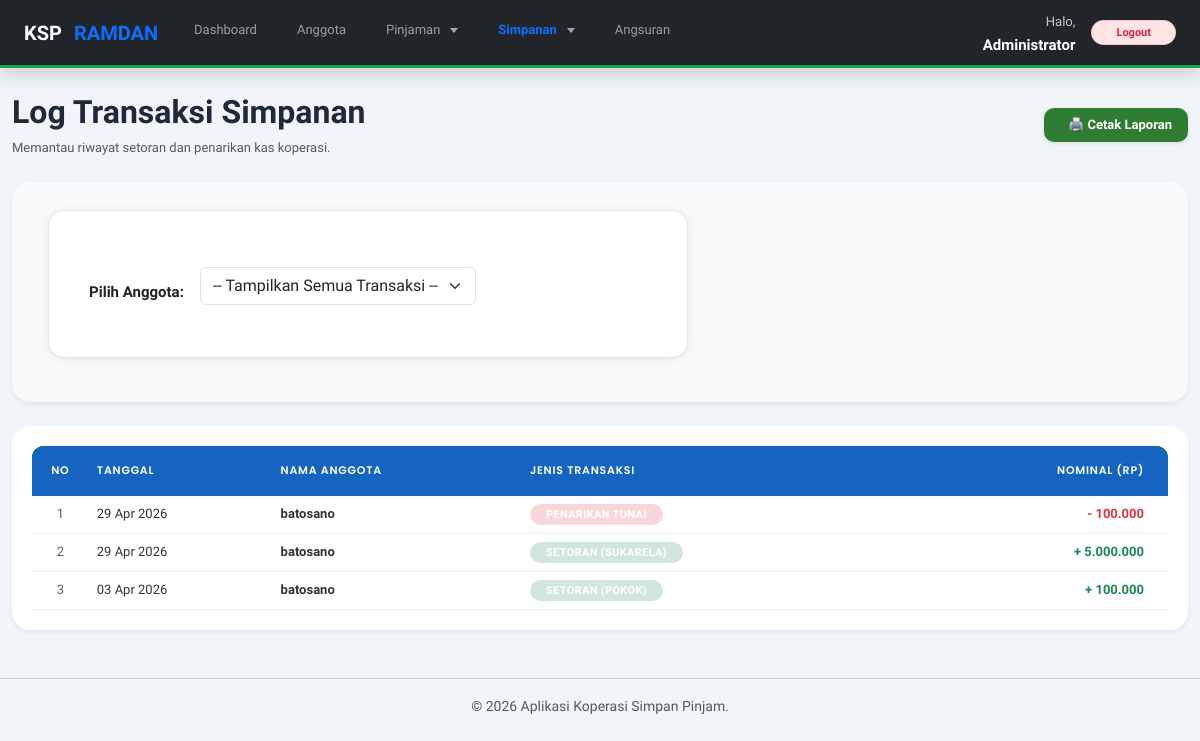
The page /riwayat_simpanan.php (signed in) on the database its author committed.
### tables this page shows
CREATE TABLE `tb_simpanan_ramdan` (
  `id_simpanan` int(11) NOT NULL,
  `id_anggota` int(11) NOT NULL,
  `jenis_simpanan` enum('Pokok','Wajib','Sukarela') NOT NULL,
  `jumlah` decimal(15,2) NOT NULL,
  `tanggal` date NOT NULL
);

CREATE TABLE `tb_anggota_ramdan` (
  `id_anggota` int(11) NOT NULL,
  `nama` varchar(100) NOT NULL,
  `alamat` text DEFAULT NULL,
  `no_hp` varchar(20) DEFAULT NULL,
  `tanggal_daftar` date NOT NULL
);

### riwayat_simpanan.php (the view, shortened to what this page needs)
<?php
include 'koneksi.php';
include 'header.php';
$role_user = $_SESSION['role'];
if ($role_user == 'Anggota') {
    $id_user_session = $_SESSION['id_user'];
    $q_cari_id = mysqli_query($koneksi, "SELECT id_anggota FROM tb_user_ramdan WHERE id_user = '$id_user_session'");
    $d_user = mysqli_fetch_assoc($q_cari_id);
    $id_anggota_filter = isset($d_user['id_anggota']) ? $d_user['id_anggota'] : '';
} else {
    $id_anggota_filter = isset($_GET['id_anggota']) ? mysqli_real_escape_string($koneksi, $_GET['id_anggota']) : '';
}
?>
<div class="content">
    <div class="d-flex justify-content-between align-items-center mb-4">
        <div>
            <h2 class="mb-1">Log Transaksi Simpanan</h2>
            <p class="text-muted small mb-0">Memantau riwayat setoran dan penarikan kas koperasi.</p>
        </div>
        <a href="cetak_simpanan.php<?php echo $id_anggota_filter ? '?id_anggota='.$id_anggota_filter : ''; ?>" class="btn btn-secondary shadow-sm" target="_blank">
            <i class="bi bi-printer"></i> 🖨️ Cetak Laporan
        </a>
    </div>
    <?php if ($role_user != 'Anggota'): ?>
    <div class="card mb-4 shadow-sm border-0 bg-light">
        <div class="card-body">
            <form method="GET" action="riwayat_simpanan.php" class="row g-3 align-items-center">
                <div class="col-auto">
                    <label class="fw-bold text-dark">Pilih Anggota:</label>
                </div>
                <div class="col-auto">
                    <select name="id_anggota" class="form-select" onchange="this.form.submit()">
                        <option value="">-- Tampilkan Semua Transaksi --</option>
                    </select>
                </div>
            </form>
        </div>
    </div>
    <?php endif; ?>
    <div class="card shadow-sm mb-5 border-0">
        <div class="card-body p-0">
            <div class="table-responsive">
                <table class="table table-hover align-middle mb-0">
                    <thead class="bg-dark text-white">
                        <tr>
                            <th width="5%" class="text-center py-3">No</th>
                            <th class="py-3">Tanggal</th>
                            <th class="py-3">Nama Anggota</th>
                            <th class="py-3">Jenis Transaksi</th>
                            <th class="text-end py-3 px-4">Nominal (Rp)</th>
                        </tr>
                    </thead>
                    <tbody>
                        <?php
                        $no = 1;
                        $sql = "SELECT s.*, a.nama
                                FROM tb_simpanan_ramdan s
                                JOIN tb_anggota_ramdan a ON s.id_anggota = a.id_anggota";
                        $sql .= " ORDER BY s.id_simpanan DESC";
                        $query = mysqli_query($koneksi, $sql);
                        if (!$query) {
                            echo "<tr><td colspan='5' class='text-center text-danger py-4'>Terjadi kesalahan database: " . mysqli_error($koneksi) . "</td></tr>";
                        } else if (mysqli_num_rows($query) == 0) {
                            echo "<tr><td colspan='5' class='text-center text-muted py-5'>
                                    <img src='https://cdn-icons-png.flaticon.com/512/7486/7486744.png' width='80' class='mb-3 opacity-25'><br>
                                    Belum ada catatan transaksi untuk filter ini.
                                  </td></tr>";
                        } else {
                            while ($data = mysqli_fetch_assoc($query)) {
                                $nominal = $data['jumlah'];
                                if ($nominal > 0) {
                                    $jenis = "Setoran (" . $data['jenis_simpanan'] . ")";
                                    $warna = "text-success fw-bold";
                                    $tanda = "+ ";
                                } else {
                                    $jenis = "Penarikan Tunai";
                                    $warna = "text-danger fw-bold";
                                    $tanda = "- ";
                                    $nominal = abs($nominal);
                                }
                        ?>
                        <tr>
                            <td class="text-center text-muted"><?php echo $no++; ?></td>
                            <td><?php echo date('d M Y', strtotime($data['tanggal'])); ?></td>
                            <td class="fw-bold"><?php echo htmlspecialchars($data['nama']); ?></td>
                            <td>
                                <span class="badge <?php echo ($data['jumlah'] > 0) ? 'bg-success-subtle text-success' : 'bg-danger-subtle text-danger'; ?> px-3">
                                    <?php echo $jenis; ?>
                                </span>
                            </td>
                            <td class="text-end <?php echo $warna; ?> px-4">
                                <?php echo $tanda . number_format($nominal, 0, ',', '.'); ?>
                            </td>
                        </tr>
                        <?php
                            }
                        }
                        ?>
                    </tbody>
                </table>
            </div>
        </div>
    </div>
</div>
<?php include 'footer.php'; ?>

### header.php (shortened to what this page needs)
<?php
function isActive($page) {
    $current_page = basename($_SERVER['PHP_SELF']);
    return ($current_page == $page) ? 'active' : '';
}
?>
<!DOCTYPE html>
<html lang="id">
<head>
    <link href="https://cdn.jsdelivr.net/npm/bootstrap@5.3.3/dist/css/bootstrap.min.css" rel="stylesheet">
    <link rel="stylesheet" href="style.css">
    <link rel="stylesheet" href="dashboard.css">
</head>
<body>
<nav class="navbar navbar-expand-lg navbar-dark shadow">
    <div class="container-fluid px-4">
        <a class="navbar-brand fw-bold" href="dashboard_admin.php">KSP <span class="text-primary">RAMDAN</span></a>
        <div class="collapse navbar-collapse" id="navUtama">
            <ul class="navbar-nav me-auto mb-2 mb-lg-0">
                <li class="nav-item">
                    <a class="nav-link <?php echo isActive('dashboard_admin.php'); echo isActive('dashboard_petugas.php'); ?>" href="<?php echo ($_SESSION['role'] == 'Admin') ? 'dashboard_admin.php' : 'dashboard_petugas.php'; ?>">Dashboard</a>
                </li>
                <?php if($_SESSION['role'] != 'Anggota'): ?>
                <li class="nav-item">
                    <a class="nav-link <?php echo isActive('data_anggota.php'); ?>" href="data_anggota.php">Anggota</a>
                </li>
                <?php endif; ?>
                <li class="nav-item rdn-dropdown">
                    <a class="nav-link rdn-toggle <?php echo isActive('data_pinjaman.php'); echo isActive('riwayat_pinjaman.php'); ?>" id="btnPinjaman">Pinjaman</a>
                </li>
                <li class="nav-item rdn-dropdown">
                    <a class="nav-link rdn-toggle <?php echo isActive('data_simpanan.php'); echo isActive('riwayat_simpanan.php'); ?>" id="btnSimpanan">Simpanan</a>
                </li>
                <li class="nav-item">
                    <a class="nav-link <?php echo isActive('data_angsuran.php'); ?>" href="data_angsuran.php">Angsuran</a>
                </li>
            </ul>
            <div class="d-flex align-items-center">
                <div class="text-white me-3 d-none d-lg-block text-end">
                    <small class="opacity-75">Halo,</small><br>
                    <strong><?php echo $_SESSION['nama']; ?></strong>
                </div>
                <a href="logout.php" class="btn btn-danger btn-sm px-4 rounded-pill">Logout</a>
            </div>
        </div>
    </div>
</nav>
<div class="container-fluid mt-4">

### footer.php
</div> <div class="mt-5 text-center text-muted" style="font-size: 14px; margin-bottom: 20px;">
        <hr>
        &copy; <?php echo date('Y'); ?> Aplikasi Koperasi Simpan Pinjam.
    </div>
    </body>
</html>

### header.php (style rules this page uses)
.navbar, .navbar-collapse, .container-fluid, .nav-item { overflow: visible !important; }
.navbar { z-index: 9999 !important; position: sticky !important; top: 0; background-color: #212529 !important; }
.rdn-dropdown { position: relative; }
.rdn-toggle { cursor: pointer !important; display: flex; align-items: center; gap: 5px; user-select: none; }
.rdn-toggle::after { content: ""; border-top: 5px solid rgba(255,255,255,0.6); border-left: 4px solid transparent; border-right: 4px solid transparent; display: inline-block; margin-left: 5px; }
.nav-link.active { color: #0d6efd !important; font-weight: 600; }

### rows shown on the page
tb_simpanan_ramdan: tanggal "29 Apr 2026", id_anggota.nama "batosano", jumlah "PENARIKAN TUNAI", jumlah "-", jumlah "100.000"
tb_simpanan_ramdan: tanggal "29 Apr 2026", id_anggota.nama "batosano", jenis_simpanan "SETORAN (SUKARELA)", jumlah "+", jumlah "5.000.000"
tb_simpanan_ramdan: tanggal "03 Apr 2026", id_anggota.nama "batosano", jenis_simpanan "SETORAN (POKOK)", jumlah "+", jumlah "100.000"

### other values the page prints
$_SESSION['nama'] "Administrator"
